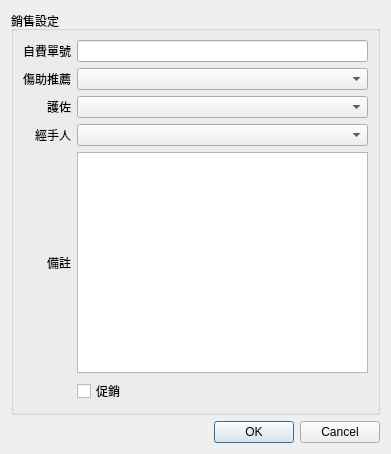
<?xml version="1.0" encoding="UTF-8"?>
<ui version="4.0">
 <class>Dialog_set_person</class>
 <widget class="QDialog" name="Dialog_set_person">
  <property name="windowModality">
   <enum>Qt::NonModal</enum>
  </property>
  <property name="geometry">
   <rect>
    <x>0</x>
    <y>0</y>
    <width>391</width>
    <height>454</height>
   </rect>
  </property>
  <property name="sizePolicy">
   <sizepolicy hsizetype="Preferred" vsizetype="Preferred">
    <horstretch>0</horstretch>
    <verstretch>0</verstretch>
   </sizepolicy>
  </property>
  <property name="windowTitle">
   <string>銷售資料設定</string>
  </property>
  <layout class="QVBoxLayout" name="verticalLayout">
   <item>
    <widget class="QGroupBox" name="groupBox">
     <property name="title">
      <string>銷售設定</string>
     </property>
     <property name="flat">
      <bool>true</bool>
     </property>
     <layout class="QGridLayout" name="gridLayout">
      <item row="0" column="0">
       <widget class="QLabel" name="label_4">
        <property name="text">
         <string>自費單號</string>
        </property>
        <property name="alignment">
         <set>Qt::AlignRight|Qt::AlignTrailing|Qt::AlignVCenter</set>
        </property>
       </widget>
      </item>
      <item row="1" column="1">
       <widget class="QComboBox" name="comboBox_massage_referrer">
        <property name="enabled">
         <bool>true</bool>
        </property>
        <property name="sizePolicy">
         <sizepolicy hsizetype="Expanding" vsizetype="Fixed">
          <horstretch>0</horstretch>
          <verstretch>0</verstretch>
         </sizepolicy>
        </property>
        <property name="editable">
         <bool>false</bool>
        </property>
       </widget>
      </item>
      <item row="3" column="1">
       <widget class="QComboBox" name="comboBox_dealer">
        <property name="enabled">
         <bool>true</bool>
        </property>
        <property name="sizePolicy">
         <sizepolicy hsizetype="Expanding" vsizetype="Fixed">
          <horstretch>0</horstretch>
          <verstretch>0</verstretch>
         </sizepolicy>
        </property>
        <property name="editable">
         <bool>false</bool>
        </property>
       </widget>
      </item>
      <item row="0" column="1">
       <widget class="QLineEdit" name="lineEdit_invoice_no"/>
      </item>
      <item row="2" column="0">
       <widget class="QLabel" name="label_5">
        <property name="text">
         <string>護佐</string>
        </property>
        <property name="alignment">
         <set>Qt::AlignRight|Qt::AlignTrailing|Qt::AlignVCenter</set>
        </property>
       </widget>
      </item>
      <item row="4" column="1">
       <widget class="QTextEdit" name="textEdit_remark"/>
      </item>
      <item row="3" column="0">
       <widget class="QLabel" name="label_7">
        <property name="text">
         <string>經手人</string>
        </property>
        <property name="alignment">
         <set>Qt::AlignRight|Qt::AlignTrailing|Qt::AlignVCenter</set>
        </property>
       </widget>
      </item>
      <item row="1" column="0">
       <widget class="QLabel" name="label_3">
        <property name="text">
         <string>傷助推薦</string>
        </property>
        <property name="alignment">
         <set>Qt::AlignRight|Qt::AlignTrailing|Qt::AlignVCenter</set>
        </property>
       </widget>
      </item>
      <item row="4" column="0">
       <widget class="QLabel" name="label_6">
        <property name="text">
         <string>備註</string>
        </property>
        <property name="alignment">
         <set>Qt::AlignRight|Qt::AlignTrailing|Qt::AlignVCenter</set>
        </property>
       </widget>
      </item>
      <item row="5" column="1">
       <widget class="QCheckBox" name="checkBox_promotion">
        <property name="text">
         <string>促銷</string>
        </property>
       </widget>
      </item>
      <item row="2" column="1">
       <widget class="QComboBox" name="comboBox_nursing_assistant">
        <property name="enabled">
         <bool>true</bool>
        </property>
        <property name="sizePolicy">
         <sizepolicy hsizetype="Expanding" vsizetype="Fixed">
          <horstretch>0</horstretch>
          <verstretch>0</verstretch>
         </sizepolicy>
        </property>
        <property name="editable">
         <bool>false</bool>
        </property>
       </widget>
      </item>
     </layout>
    </widget>
   </item>
   <item>
    <widget class="QDialogButtonBox" name="buttonBox">
     <property name="orientation">
      <enum>Qt::Horizontal</enum>
     </property>
     <property name="standardButtons">
      <set>QDialogButtonBox::Cancel|QDialogButtonBox::Ok</set>
     </property>
     <property name="centerButtons">
      <bool>false</bool>
     </property>
    </widget>
   </item>
  </layout>
 </widget>
 <resources/>
 <connections>
  <connection>
   <sender>buttonBox</sender>
   <signal>accepted()</signal>
   <receiver>Dialog_set_person</receiver>
   <slot>accept()</slot>
   <hints>
    <hint type="sourcelabel">
     <x>248</x>
     <y>254</y>
    </hint>
    <hint type="destinationlabel">
     <x>157</x>
     <y>274</y>
    </hint>
   </hints>
  </connection>
  <connection>
   <sender>buttonBox</sender>
   <signal>rejected()</signal>
   <receiver>Dialog_set_person</receiver>
   <slot>reject()</slot>
   <hints>
    <hint type="sourcelabel">
     <x>316</x>
     <y>260</y>
    </hint>
    <hint type="destinationlabel">
     <x>286</x>
     <y>274</y>
    </hint>
   </hints>
  </connection>
 </connections>
</ui>
